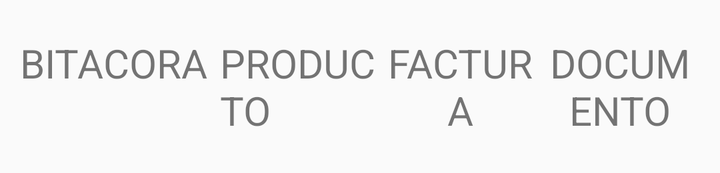
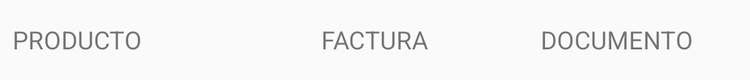

An Android layout and its configuration variant, each rendered on a device that would load it. The default file and the variant file are quoted in full after the pictures.
<!-- AndroidManifest.xml: application theme AppTheme -->
<!-- res/layout/list_productos.xml -->
<?xml version="1.0" encoding="utf-8"?>
<LinearLayout xmlns:android="http://schemas.android.com/apk/res/android"
    xmlns:tools="http://schemas.android.com/tools"
    android:layout_width="match_parent"
    android:layout_height="wrap_content"
    android:minHeight="?attr/listPreferredItemHeight"
    android:orientation="vertical"
    android:paddingBottom="8dp"
    android:paddingTop="8dp">
    <TableLayout
        android:padding="10dp"
        android:layout_width="match_parent"
        android:layout_height="wrap_content"
        android:layout_gravity="center_horizontal"
        android:layout_alignParentTop="true"
        android:layout_alignParentStart="true">
        <TableRow
            android:layout_width="fill_parent"
            android:layout_height="fill_parent">
            <TextView
                android:id="@+id/lst_bitacora"
                android:layout_height="wrap_content"
                android:layout_width="100dp"
                android:textSize="20sp"
                tools:text="BITACORA" />
            <TextView
                android:id="@+id/lst_producto"
                android:layout_height="wrap_content"
                android:layout_width="0dp"
                android:layout_weight="1"
                android:textSize="20sp"
                tools:text="PRODUCTO" />
            <TextView
                android:gravity="center"
                android:id="@+id/lst_factura"
                android:layout_height="wrap_content"
                android:layout_width="0dp"
                android:layout_weight="1"
                android:textSize="20sp"
                tools:text="FACTURA" />
            <TextView
                android:gravity="center"
                android:id="@+id/lst_documento"
                android:layout_height="wrap_content"
                android:layout_width="0dp"
                android:layout_weight="1"
                android:textSize="20sp"
                tools:text="DOCUMENTO" />
        </TableRow>
    </TableLayout>


</LinearLayout>
<!-- resources referenced by this layout -->
<resources>
  <style name="AppTheme" parent="Theme.AppCompat.Light.DarkActionBar">
          
          <item name="colorPrimary">@color/aglCeleste</item>
          <item name="colorPrimaryDark">@color/aglCeleste</item>
          <item name="colorAccent">@color/aglCeleste</item>
      </style>
  <color name="aglCeleste">#2DAEE5</color>
</resources>
<!-- res/layout-large/list_productos.xml (the repository's variant of the layout above) -->
<!-- drawn on a 7-inch tablet held upright -->
<?xml version="1.0" encoding="utf-8"?>
<LinearLayout xmlns:android="http://schemas.android.com/apk/res/android"
    xmlns:tools="http://schemas.android.com/tools"
    android:layout_width="match_parent"
    android:layout_height="wrap_content"
    android:minHeight="?attr/listPreferredItemHeight"
    android:orientation="vertical"
    android:paddingBottom="8dp"
    android:paddingTop="8dp">
    <TableLayout
        android:padding="10dp"
        android:layout_width="match_parent"
        android:layout_height="wrap_content"
        android:layout_gravity="center_horizontal"
        android:layout_alignParentTop="true"
        android:layout_alignParentStart="true">
        <TableRow
            android:layout_width="fill_parent"
            android:layout_height="fill_parent">

            <TextView
                android:id="@+id/lst_producto"
                android:layout_height="wrap_content"
                android:layout_width="0dp"
                android:layout_weight="1"
                android:textSize="20sp"
                tools:text="PRODUCTO" />
            <TextView
                android:gravity="center"
                android:id="@+id/lst_factura"
                android:layout_height="wrap_content"
                android:layout_width="0dp"
                android:layout_weight="1"
                android:textSize="20sp"
                tools:text="FACTURA" />
            <TextView
                android:gravity="center"
                android:id="@+id/lst_documento"
                android:layout_height="wrap_content"
                android:layout_width="0dp"
                android:layout_weight="1"
                android:textSize="20sp"
                tools:text="DOCUMENTO" />
        </TableRow>
    </TableLayout>


</LinearLayout>
